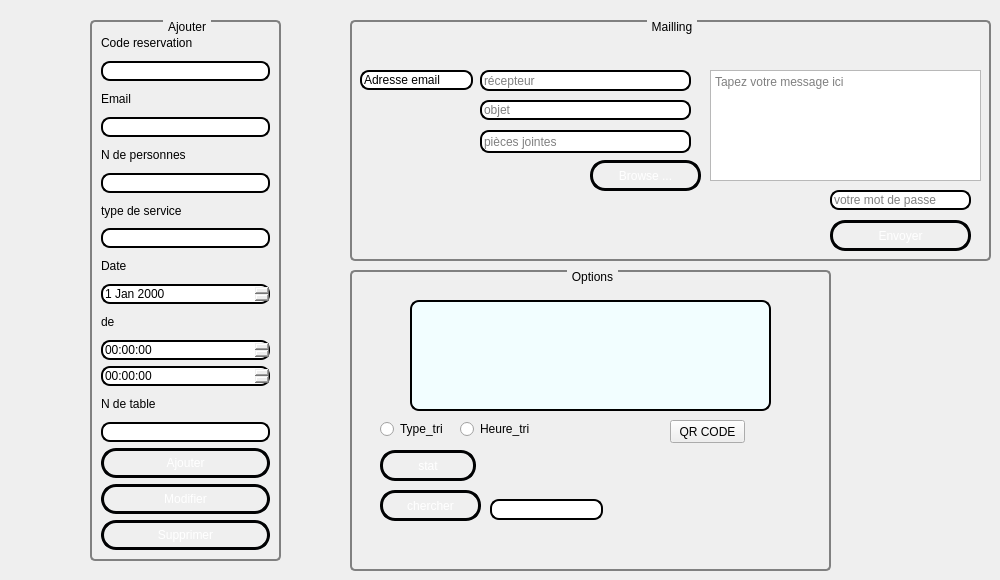
        <widget class="QWidget" name="gestion_reservation">
         <attribute name="title">
          <string>gestion reservation</string>
         </attribute>
         <widget class="QGroupBox" name="groupBox_23">
          <property name="geometry">
           <rect>
            <x>90</x>
            <y>20</y>
            <width>191</width>
            <height>541</height>
           </rect>
          </property>
          <property name="styleSheet">
           <string notr="true">
  QGroupBox {
      background-color: qlineargradient(x1: 0, y1: 0, x2: 0, y2: 1,
                                        stop: 0 #E0E0EE, stop: 1 #ebfdff);
      border: 2px solid gray;
      border-radius: 5px;
      margin-top: 1ex; /* leave space at the top for the title */
  }

  QGroupBox::title {
      subcontrol-origin: margin;
      subcontrol-position: top center; /* position at the top center */
      padding: 0 3px;
      background-color: qlineargradient(x1: 0, y1: 0, x2: 0, y2: 1,
                                        stop: 0 #ebfdff, stop: 1 #ebfdff);
  }
</string>
          </property>
          <property name="title">
           <string>Ajouter</string>
          </property>
          <layout class="QVBoxLayout" name="verticalLayout">
           <item>
            <widget class="QLabel" name="label_39">
             <property name="styleSheet">
              <string notr="true">
  QGroupBox {
      background-color: qlineargradient(x1: 0, y1: 0, x2: 0, y2: 1,
                                        stop: 0 #E0E0EE, stop: 1 #ebfdff);
      border: 2px solid gray;
      border-radius: 5px;
      margin-top: 1ex; /* leave space at the top for the title */
  }

  QGroupBox::title {
      subcontrol-origin: margin;
      subcontrol-position: top center; /* position at the top center */
      padding: 0 3px;
      background-color: qlineargradient(x1: 0, y1: 0, x2: 0, y2: 1,
                                        stop: 0 #ebfdff, stop: 1 #ebfdff);
  }
</string>
             </property>
             <property name="text">
              <string>Code reservation </string>
             </property>
            </widget>
           </item>
           <item>
            <widget class="QLineEdit" name="code_res">
             <property name="styleSheet">
              <string notr="true">QLineEdit
{
border-radius:9px;
border: 2px solid #000000;
background: qradialgradient(cx: 0.3, cy: -0.4,
fx: 0.0, fy: -0.0,
radius: 1.89, stop: 0 #ffffff, stop: 1 #999);
}</string>
             </property>
            </widget>
           </item>
           <item>
            <widget class="QLabel" name="label_42">
             <property name="styleSheet">
              <string notr="true">color: rgb(0, 0, 0);</string>
             </property>
             <property name="text">
              <string>Email</string>
             </property>
            </widget>
           </item>
           <item>
            <widget class="QLineEdit" name="Email_reservation">
             <property name="styleSheet">
              <string notr="true">QLineEdit
{
border-radius:9px;
border: 2px solid #000000;
background: qradialgradient(cx: 0.3, cy: -0.4,
fx: 0.0, fy: -0.0,
radius: 1.89, stop: 0 #ffffff, stop: 1 #999);
}</string>
             </property>
            </widget>
           </item>
           <item>
            <widget class="QLabel" name="label_40">
             <property name="styleSheet">
              <string notr="true">color: rgb(0, 0, 0);</string>
             </property>
             <property name="text">
              <string>N de personnes</string>
             </property>
            </widget>
           </item>
           <item>
            <widget class="QLineEdit" name="num_p_reservation">
             <property name="styleSheet">
              <string notr="true">QLineEdit
{
border-radius:9px;
border: 2px solid #000000;
background: qradialgradient(cx: 0.3, cy: -0.4,
fx: 0.0, fy: -0.0,
radius: 1.89, stop: 0 #ffffff, stop: 1 #999);
}</string>
             </property>
            </widget>
           </item>
           <item>
            <widget class="QLabel" name="label_52">
             <property name="styleSheet">
              <string notr="true">color: rgb(0, 0, 0);</string>
             </property>
             <property name="text">
              <string>type de service</string>
             </property>
            </widget>
           </item>
           <item>
            <widget class="QLineEdit" name="type_reservation">
             <property name="styleSheet">
              <string notr="true">QLineEdit
{
border-radius:9px;
border: 2px solid #000000;
background: qradialgradient(cx: 0.3, cy: -0.4,
fx: 0.0, fy: -0.0,
radius: 1.89, stop: 0 #ffffff, stop: 1 #999);
}</string>
             </property>
            </widget>
           </item>
           <item>
            <widget class="QLabel" name="label_41">
             <property name="styleSheet">
              <string notr="true">color: rgb(0, 0, 0);
font: 75 8pt &quot;MS Shell Dlg 2&quot;;</string>
             </property>
             <property name="text">
              <string>Date</string>
             </property>
            </widget>
           </item>
           <item>
            <widget class="QDateEdit" name="la_date_reservation">
             <property name="styleSheet">
              <string notr="true">QDateEdit
{
border-radius:9px;
border: 2px solid #000000;
background: qradialgradient(cx: 0.3, cy: -0.4,
fx: 0.0, fy: -0.0,
radius: 1.89, stop: 0 #ffffff, stop: 1 #999);
}</string>
             </property>
            </widget>
           </item>
           <item>
            <widget class="QLabel" name="label_50">
             <property name="styleSheet">
              <string notr="true">color: rgb(0, 0, 0);</string>
             </property>
             <property name="text">
              <string>de</string>
             </property>
            </widget>
           </item>
           <item>
            <widget class="QTimeEdit" name="heure_s_reservation">
             <property name="styleSheet">
              <string notr="true">QDateTimeEdit
{
border-radius:9px;
border: 2px solid #000000;
background: qradialgradient(cx: 0.3, cy: -0.4,
fx: 0.0, fy: -0.0,
radius: 1.89, stop: 0 #ffffff, stop: 1 #999);
}</string>
             </property>
            </widget>
           </item>
           <item>
            <widget class="QTimeEdit" name="heure_e_reservation">
             <property name="styleSheet">
              <string notr="true">QDateTimeEdit
{
border-radius:9px;
border: 2px solid #000000;
background: qradialgradient(cx: 0.3, cy: -0.4,
fx: 0.0, fy: -0.0,
radius: 1.89, stop: 0 #ffffff, stop: 1 #999);
}</string>
             </property>
            </widget>
           </item>
           <item>
            <widget class="QLabel" name="label_43">
             <property name="styleSheet">
              <string notr="true">color: rgb(0, 0, 0);</string>
             </property>
             <property name="text">
              <string>N de table</string>
             </property>
            </widget>
           </item>
           <item>
            <widget class="QLineEdit" name="num_t_reservation">
             <property name="styleSheet">
              <string notr="true">QLineEdit
{
border-radius:9px;
border: 2px solid #000000;
background: qradialgradient(cx: 0.3, cy: -0.4,
fx: 0.0, fy: -0.0,
radius: 1.89, stop: 0 #ffffff, stop: 1 #999);
}</string>
             </property>
            </widget>
           </item>
           <item>
            <widget class="QPushButton" name="pb_ajouter_reservation">
             <property name="toolTipDuration">
              <number>0</number>
             </property>
             <property name="styleSheet">
              <string notr="true">QPushButton {
color: #ffffff;
border: 3px solid #010203;
font: 8pt &quot;MS Reference Sans Serif&quot;;
border-radius: 15px;
padding: 5px;
background: qradialgradient(cx: 0.3, cy: -0.4,
fx: 0.3, fy: -0.4,
radius: 3, stop: 0 #010203, stop: 1 #c4c9c7);
min-width: 80px;
}</string>
             </property>
             <property name="text">
              <string>Ajouter</string>
             </property>
            </widget>
           </item>
           <item>
            <widget class="QPushButton" name="pb_modifier_reservation">
             <property name="styleSheet">
              <string notr="true">QPushButton {
color: #ffffff;
border: 3px solid #010203;
font: 8pt &quot;MS Reference Sans Serif&quot;;
border-radius: 15px;
padding: 5px;
background: qradialgradient(cx: 0.3, cy: -0.4,
fx: 0.3, fy: -0.4,
radius: 3, stop: 0 #010203, stop: 1 #c4c9c7);
min-width: 80px;
}</string>
             </property>
             <property name="text">
              <string>Modifier</string>
             </property>
            </widget>
           </item>
           <item>
            <widget class="QPushButton" name="pb_supprimer_reservation">
             <property name="styleSheet">
              <string notr="true">QPushButton {
color: #ffffff;
border: 3px solid #010203;
font: 8pt &quot;MS Reference Sans Serif&quot;;
border-radius: 15px;
padding: 5px;
background: qradialgradient(cx: 0.3, cy: -0.4,
fx: 0.3, fy: -0.4,
radius: 3, stop: 0 #010203, stop: 1 #c4c9c7);
min-width: 80px;
}</string>
             </property>
             <property name="text">
              <string>Supprimer</string>
             </property>
            </widget>
           </item>
          </layout>
         </widget>
         <widget class="QGroupBox" name="groupBox_24">
          <property name="geometry">
           <rect>
            <x>350</x>
            <y>270</y>
            <width>481</width>
            <height>301</height>
           </rect>
          </property>
          <property name="styleSheet">
           <string notr="true">
  QGroupBox {
      background-color: qlineargradient(x1: 0, y1: 0, x2: 0, y2: 1,
                                        stop: 0 #E0E0EE, stop: 1 #ebfdff);
      border: 2px solid gray;
      border-radius: 5px;
      margin-top: 1ex; /* leave space at the top for the title */
  }

  QGroupBox::title {
      subcontrol-origin: margin;
      subcontrol-position: top center; /* position at the top center */
      padding: 0 3px;
      background-color: qlineargradient(x1: 0, y1: 0, x2: 0, y2: 1,
                                        stop: 0 #ebfdff, stop: 1 #ebfdff);
  }
</string>
          </property>
          <property name="title">
           <string>Options</string>
          </property>
          <widget class="QTableView" name="tab_reservation">
           <property name="geometry">
            <rect>
             <x>60</x>
             <y>30</y>
             <width>361</width>
             <height>111</height>
            </rect>
           </property>
           <property name="styleSheet">
            <string notr="true">QTableView
{
border-radius:9px;
border: 2px solid #000000;
background: qradialgradient(cx: 0.5, cy: -0.2,
fx: 0.6, fy: -0.0,
radius: 1.95, stop: 0 #ebf8ff, stop: 1 #999);
	background-color: rgb(235, 248, 255);
	background-color: rgb(242, 254, 255);
}</string>
           </property>
          </widget>
          <widget class="QRadioButton" name="tri_reserv">
           <property name="geometry">
            <rect>
             <x>30</x>
             <y>150</y>
             <width>83</width>
             <height>18</height>
            </rect>
           </property>
           <property name="styleSheet">
            <string notr="true">color: rgb(0, 0, 0);</string>
           </property>
           <property name="text">
            <string>Type_tri</string>
           </property>
          </widget>
          <widget class="QRadioButton" name="heure_reservation">
           <property name="geometry">
            <rect>
             <x>110</x>
             <y>150</y>
             <width>83</width>
             <height>18</height>
            </rect>
           </property>
           <property name="styleSheet">
            <string notr="true">color: rgb(0, 0, 0);</string>
           </property>
           <property name="text">
            <string>Heure_tri</string>
           </property>
          </widget>
          <widget class="QPushButton" name="chercher_reservation">
           <property name="geometry">
            <rect>
             <x>30</x>
             <y>220</y>
             <width>101</width>
             <height>31</height>
            </rect>
           </property>
           <property name="styleSheet">
            <string notr="true">QPushButton {
color: #ffffff;
border: 3px solid #010203;
font: 8pt &quot;MS Reference Sans Serif&quot;;
border-radius: 15px;
padding: 5px;
background: qradialgradient(cx: 0.3, cy: -0.4,
fx: 0.3, fy: -0.4,
radius: 3, stop: 0 #010203, stop: 1 #c4c9c7);
min-width: 80px;
}</string>
           </property>
           <property name="text">
            <string>chercher</string>
           </property>
          </widget>
          <widget class="QLineEdit" name="li_chercher_reservation">
           <property name="geometry">
            <rect>
             <x>140</x>
             <y>229</y>
             <width>113</width>
             <height>21</height>
            </rect>
           </property>
           <property name="styleSheet">
            <string notr="true">QLineEdit
{
border-radius:9px;
border: 2px solid #000000;
background: qradialgradient(cx: 0.3, cy: -0.4,
fx: 0.0, fy: -0.0,
radius: 1.89, stop: 0 #ffffff, stop: 1 #999);
}</string>
           </property>
          </widget>
          <widget class="QPushButton" name="stat_reservation">
           <property name="geometry">
            <rect>
             <x>30</x>
             <y>180</y>
             <width>96</width>
             <height>31</height>
            </rect>
           </property>
           <property name="styleSheet">
            <string notr="true">QPushButton {
color: #ffffff;
border: 3px solid #010203;
font: 8pt &quot;MS Reference Sans Serif&quot;;
border-radius: 15px;
padding: 5px;
background: qradialgradient(cx: 0.3, cy: -0.4,
fx: 0.3, fy: -0.4,
radius: 3, stop: 0 #010203, stop: 1 #c4c9c7);
min-width: 80px;
}</string>
           </property>
           <property name="text">
            <string>stat</string>
           </property>
          </widget>
          <widget class="QPushButton" name="qr">
           <property name="geometry">
            <rect>
             <x>320</x>
             <y>150</y>
             <width>75</width>
             <height>23</height>
            </rect>
           </property>
           <property name="text">
            <string>QR CODE</string>
           </property>
          </widget>
          <widget class="QLabel" name="QRCODE">
           <property name="geometry">
            <rect>
             <x>270</x>
             <y>190</y>
             <width>151</width>
             <height>91</height>
            </rect>
           </property>
           <property name="text">
            <string/>
           </property>
          </widget>
         </widget>
         <widget class="QGroupBox" name="groupBox_22">
          <property name="geometry">
           <rect>
            <x>350</x>
            <y>20</y>
            <width>641</width>
            <height>241</height>
           </rect>
          </property>
          <property name="styleSheet">
           <string notr="true">
  QGroupBox {
      background-color: qlineargradient(x1: 0, y1: 0, x2: 0, y2: 1,
                                        stop: 0 #E0E0EE, stop: 1 #ebfdff);
      border: 2px solid gray;
      border-radius: 5px;
      margin-top: 1ex; /* leave space at the top for the title */
  }

  QGroupBox::title {
      subcontrol-origin: margin;
      subcontrol-position: top center; /* position at the top center */
      padding: 0 3px;
      background-color: qlineargradient(x1: 0, y1: 0, x2: 0, y2: 1,
                                        stop: 0 #ebfdff, stop: 1 #ebfdff);
  }
</string>
          </property>
          <property name="title">
           <string>Mailling</string>
          </property>
          <widget class="QLineEdit" name="lineEdit_49">
           <property name="geometry">
            <rect>
             <x>10</x>
             <y>50</y>
             <width>113</width>
             <height>20</height>
            </rect>
           </property>
           <property name="styleSheet">
            <string notr="true">QLineEdit
{
border-radius:9px;
border: 2px solid #000000;
background: qradialgradient(cx: 0.3, cy: -0.4,
fx: 0.0, fy: -0.0,
radius: 1.89, stop: 0 #ffffff, stop: 1 #999);
}</string>
           </property>
           <property name="text">
            <string>Adresse email</string>
           </property>
           <property name="readOnly">
            <bool>true</bool>
           </property>
          </widget>
          <widget class="QLineEdit" name="rcpt_reservation">
           <property name="geometry">
            <rect>
             <x>130</x>
             <y>50</y>
             <width>211</width>
             <height>21</height>
            </rect>
           </property>
           <property name="styleSheet">
            <string notr="true">QLineEdit
{
border-radius:9px;
border: 2px solid #000000;
background: qradialgradient(cx: 0.3, cy: -0.4,
fx: 0.0, fy: -0.0,
radius: 1.89, stop: 0 #ffffff, stop: 1 #999);
}</string>
           </property>
           <property name="placeholderText">
            <string>récepteur</string>
           </property>
          </widget>
          <widget class="QLineEdit" name="subject_reservation">
           <property name="geometry">
            <rect>
             <x>130</x>
             <y>80</y>
             <width>211</width>
             <height>20</height>
            </rect>
           </property>
           <property name="styleSheet">
            <string notr="true">QLineEdit
{
border-radius:9px;
border: 2px solid #000000;
background: qradialgradient(cx: 0.3, cy: -0.4,
fx: 0.0, fy: -0.0,
radius: 1.89, stop: 0 #ffffff, stop: 1 #999);
}</string>
           </property>
           <property name="placeholderText">
            <string>objet</string>
           </property>
          </widget>
          <widget class="QLineEdit" name="file_reservation">
           <property name="geometry">
            <rect>
             <x>130</x>
             <y>110</y>
             <width>211</width>
             <height>23</height>
            </rect>
           </property>
           <property name="styleSheet">
            <string notr="true">QLineEdit
{
border-radius:9px;
border: 2px solid #000000;
background: qradialgradient(cx: 0.3, cy: -0.4,
fx: 0.0, fy: -0.0,
radius: 1.89, stop: 0 #ffffff, stop: 1 #999);
}</string>
           </property>
           <property name="placeholderText">
            <string>pièces jointes</string>
           </property>
          </widget>
          <widget class="QPushButton" name="browseBtn_reservation">
           <property name="geometry">
            <rect>
             <x>240</x>
             <y>140</y>
             <width>111</width>
             <height>31</height>
            </rect>
           </property>
           <property name="styleSheet">
            <string notr="true">QPushButton {
color: #ffffff;
border: 3px solid #010203;
font: 8pt &quot;MS Reference Sans Serif&quot;;
border-radius: 15px;
padding: 5px;
background: qradialgradient(cx: 0.3, cy: -0.4,
fx: 0.3, fy: -0.4,
radius: 3, stop: 0 #010203, stop: 1 #c4c9c7);
min-width: 80px;
}</string>
           </property>
           <property name="text">
            <string>Browse ...</string>
           </property>
          </widget>
          <widget class="QTextEdit" name="msg_reservation">
           <property name="geometry">
            <rect>
             <x>360</x>
             <y>50</y>
             <width>271</width>
             <height>111</height>
            </rect>
           </property>
           <property name="styleSheet">
            <string notr="true">QTableView
{
border-radius:9px;
border: 2px solid #000000;
background: qradialgradient(cx: 0.3, cy: -0.4,
fx: 0.0, fy: -0.0,
radius: 1.89, stop: 0 #ffffff, stop: 1 #999);
}</string>
           </property>
           <property name="placeholderText">
            <string>Tapez votre message ici</string>
           </property>
          </widget>
          <widget class="QLineEdit" name="mail_pass_reservation">
           <property name="geometry">
            <rect>
             <x>480</x>
             <y>170</y>
             <width>141</width>
             <height>20</height>
            </rect>
           </property>
           <property name="styleSheet">
            <string notr="true">QLineEdit
{
border-radius:9px;
border: 2px solid #000000;
background: qradialgradient(cx: 0.3, cy: -0.4,
fx: 0.0, fy: -0.0,
radius: 1.89, stop: 0 #ffffff, stop: 1 #999);
}</string>
           </property>
           <property name="echoMode">
            <enum>QLineEdit::Password</enum>
           </property>
           <property name="placeholderText">
            <string>votre mot de passe</string>
           </property>
          </widget>
          <widget class="QPushButton" name="sendBtn_reservation">
           <property name="geometry">
            <rect>
             <x>480</x>
             <y>200</y>
             <width>141</width>
             <height>31</height>
            </rect>
           </property>
           <property name="styleSheet">
            <string notr="true">QPushButton {
color: #ffffff;
border: 3px solid #010203;
font: 8pt &quot;MS Reference Sans Serif&quot;;
border-radius: 15px;
padding: 5px;
background: qradialgradient(cx: 0.3, cy: -0.4,
fx: 0.3, fy: -0.4,
radius: 3, stop: 0 #010203, stop: 1 #c4c9c7);
min-width: 80px;
}</string>
           </property>
           <property name="text">
            <string>Envoyer</string>
           </property>
          </widget>
         </widget>
        </widget>
